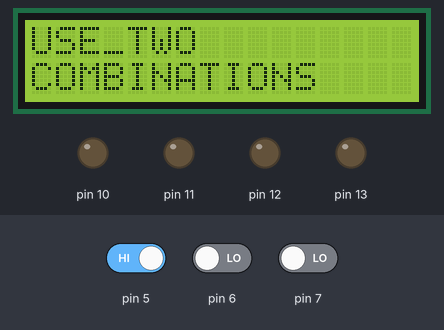
A sketch run on a simulated Arduino Uno, built with avr-gcc and run on an emulated ATmega328P. On the bench: 16×2 character LCD, output pins drawn as LEDs (lit = HIGH). Dashed ring = blinking. Inputs (shaded band) come from the test bench; at power-on: pin 5 HIGH, pin 6 LOW, pin 7 LOW.

Above: at 1.2 s.
1.3 s: pin 5 driven LOW
At 5.9 s:
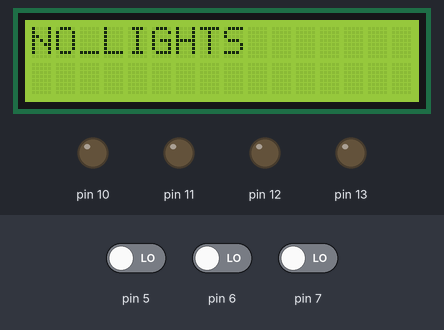
7.3 s: pin 5 driven HIGH
At 11.1 s:
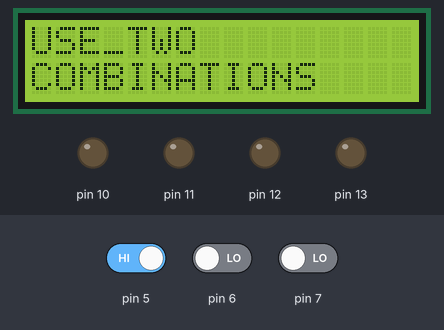
13.3 s: pin 6 driven HIGH
At 15.4 s:
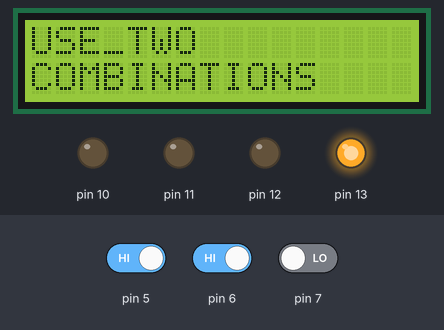
19.5 s: pin 7 driven HIGH
At 23.5 s:
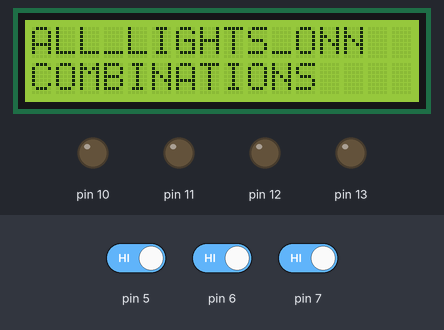
25.5 s: pin 6 driven LOW
At 28.4 s:
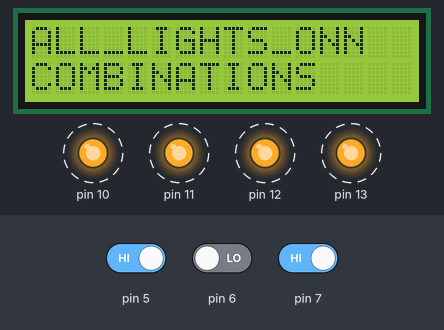
32.5 s: pin 7 driven LOW
At 33.7 s:
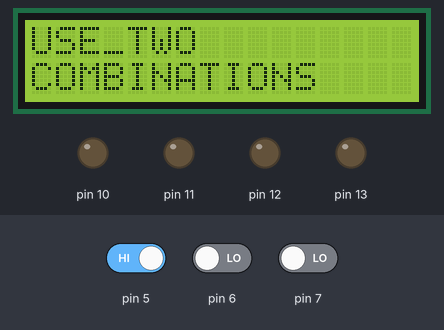
Timing chart, 0 to 35.5 s (numbered marks = the images above; inputs shaded):
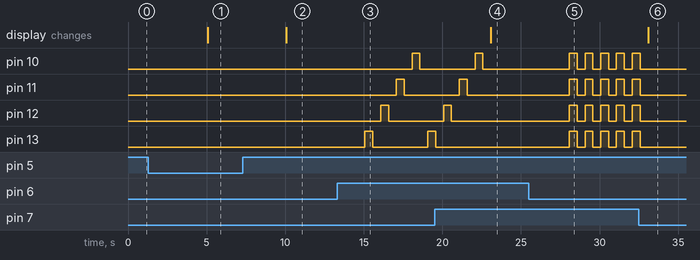

Measured:
- after the input at 1.3 s, the display: changes after 3.8 s (image 1)
- after the input at 7.3 s, the display: changes after 2.8 s (image 2)
- after the input at 13.3 s, pin 10: LOW → HIGH after 4.8 s, → LOW 0.50 s later; pin 11: LOW → HIGH after 3.8 s, → LOW 0.50 s later; pin 12: LOW → HIGH after 2.8 s, → LOW 0.50 s later; pin 13: LOW → HIGH after 1.8 s, → LOW 0.50 s later, → HIGH 3.5 s later
- after the input at 19.5 s, pin 11: goes on until 21.6 s, then stays LOW; pin 12: goes on until 20.6 s, then stays LOW; pin 13: goes on until 19.6 s, then stays LOW; the display: changes after 3.6 s (image 4)
- after the input at 25.5 s, pin 10–13: alternates HIGH for 0.50 s and LOW for 0.50 s, starting after 2.6 s
- after the input at 32.5 s, pin 10–13: goes on until 32.6 s, then stays LOW; the display: changes after 0.58 s (image 6)

The sketch:

_3switchdisplay.ino
```cpp
#include<LiquidCrystal.h>
LiquidCrystal lcd(9,8,4,3,2,1);
int sw1=0;
int sw2=0;
int sw3=0;
void setup() {
  // put your setup code here, to run once:
pinMode(13,OUTPUT);
pinMode(12,OUTPUT);
pinMode(11,OUTPUT);
pinMode(10,OUTPUT);
pinMode(7,INPUT);
pinMode(6,INPUT);
pinMode(5,INPUT);
lcd.begin(16,2);
}

void loop() {
  // put your main code here, to run repeatedly:
int i;
sw1=digitalRead(7);
sw2=digitalRead(6);
sw3=digitalRead(5);
if(sw1==HIGH && sw2==HIGH && sw3==LOW){
  for(i=13;i>=10;i--){
    if(i%2==0){
      digitalWrite(12,1);
      digitalWrite(10,1);
      delay(500);
      digitalWrite(12,0);
      digitalWrite(10,0);
      delay(500);
    }else{
      digitalWrite(13,1);
      digitalWrite(11,1);
      delay(500);
      digitalWrite(13,0);
      digitalWrite(11,0);
      delay(500);
    }
  }
}
else if(sw1==LOW && sw2==HIGH && sw3==HIGH){
  for(i=13;i>=10;i--){
    digitalWrite(i,1);
    delay(500);
    digitalWrite(i,0);
    delay(500);
  }
}
else if(sw1==HIGH && sw2==LOW && sw3==HIGH){
  digitalWrite(13,1);
   digitalWrite(12,1);
    digitalWrite(11,1);
     digitalWrite(10,1);
  delay(500);
  digitalWrite(13,0);
   digitalWrite(12,0);
    digitalWrite(11,0);
     digitalWrite(10,0);
  delay(500);
}
else if(sw1==HIGH && sw2==HIGH && sw3==HIGH){
  lcd.setCursor(0,0);
  lcd.print("ALL_LIGHTS_ONN");
  delay(5000);
}
else if(sw1==LOW && sw2==LOW && sw3==LOW){
  lcd.clear();
  lcd.setCursor(0,0);
  lcd.print("NO_LIGHTS");
  delay(5000);
}
else{
  lcd.clear();
  lcd.setCursor(0,0);
  lcd.print("USE_TWO");
  lcd.setCursor(0,1);
  lcd.print("COMBINATIONS");
  delay(5000);
}
}
```
